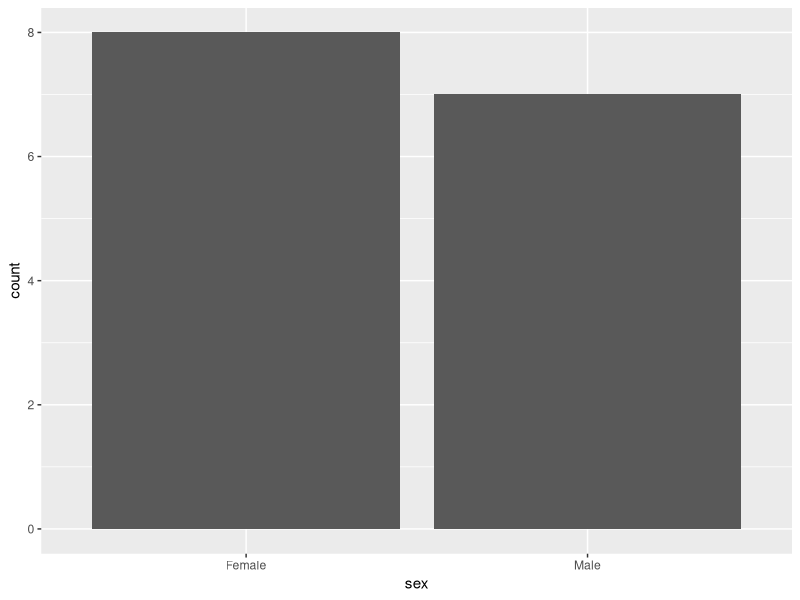
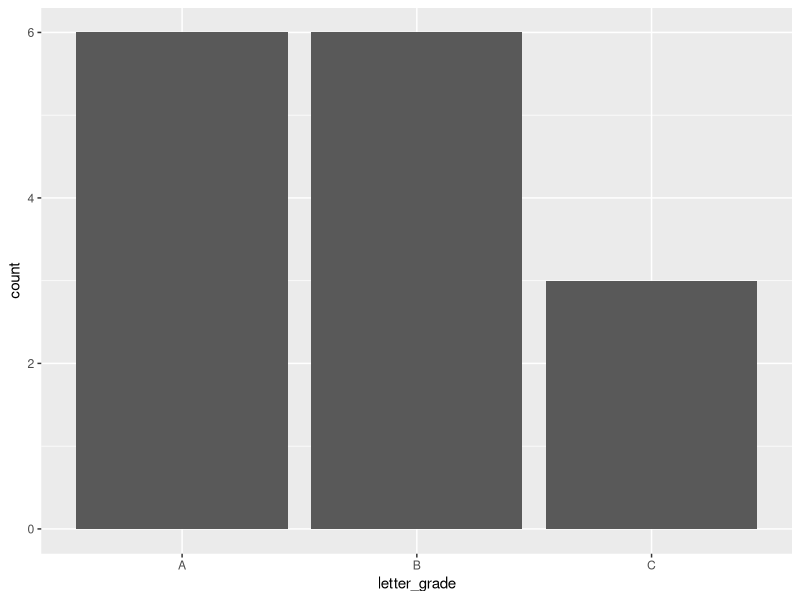
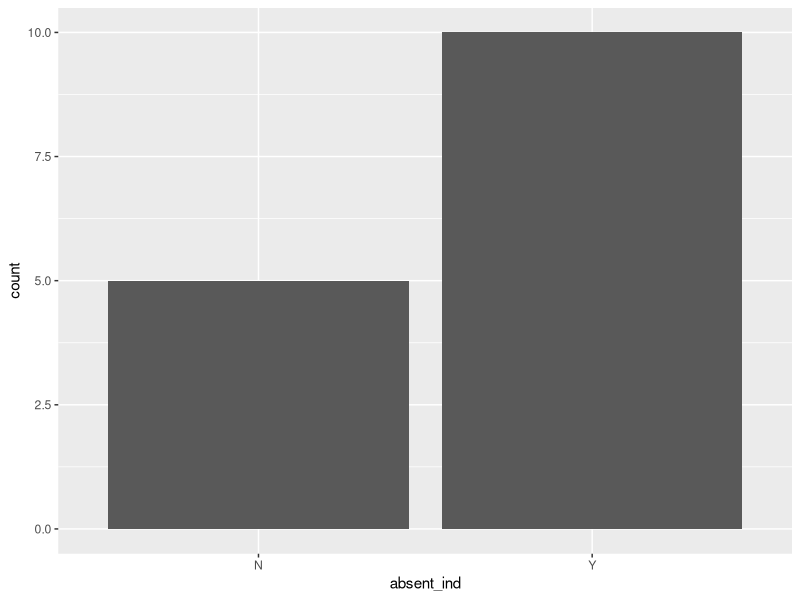
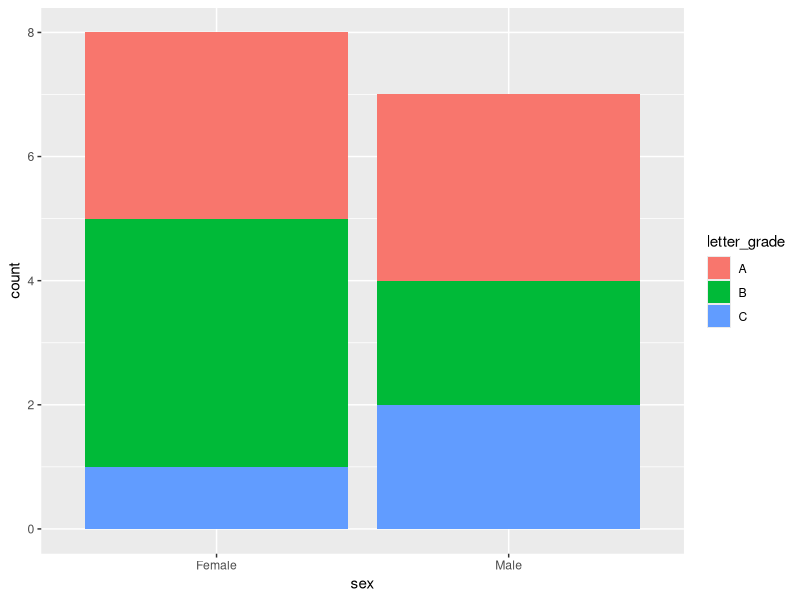
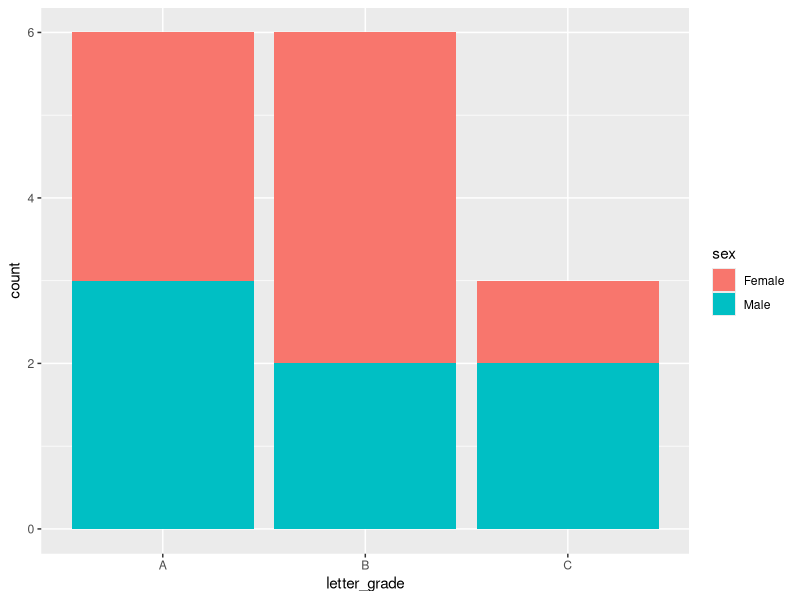
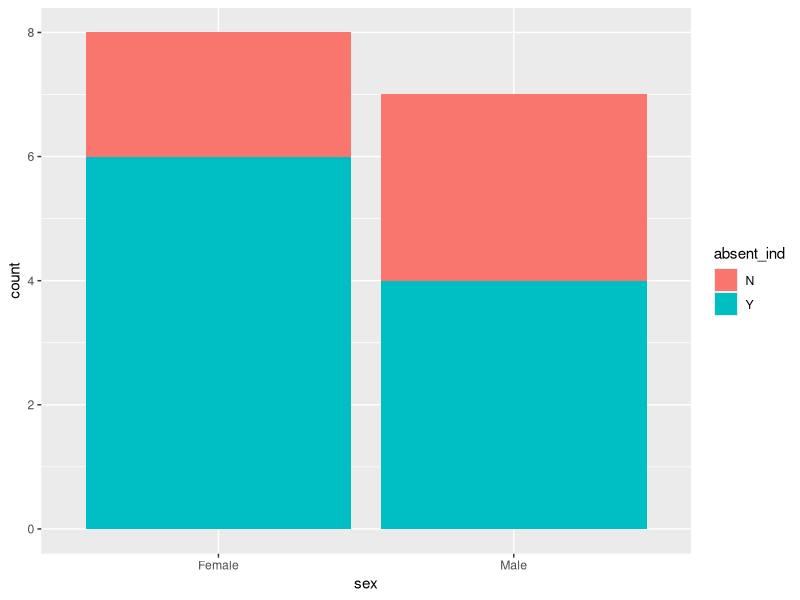
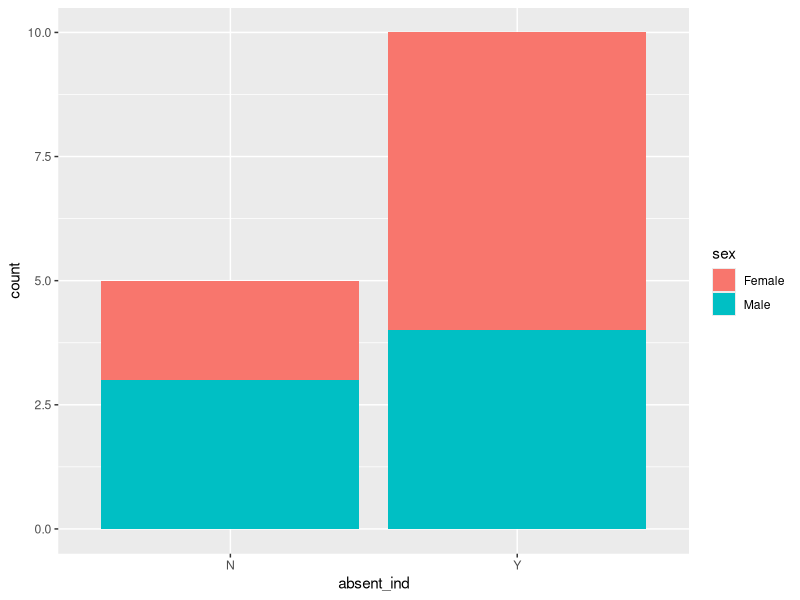
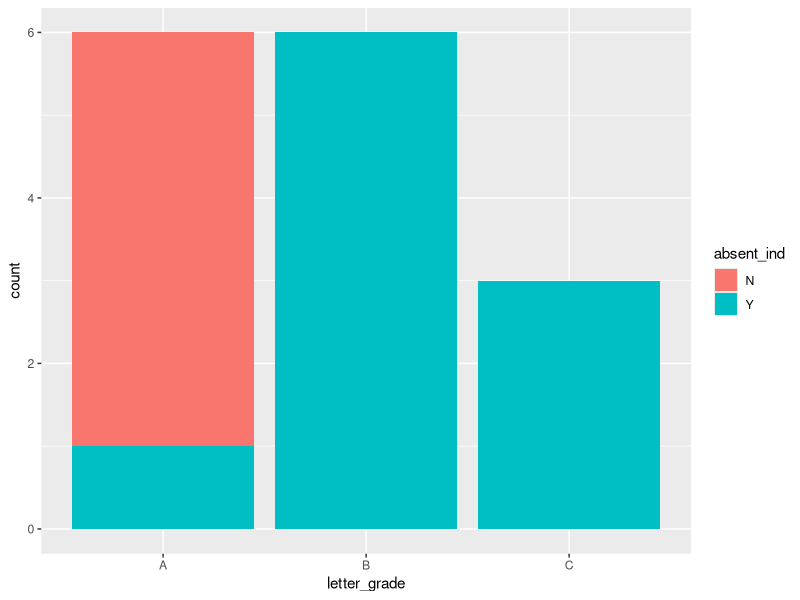

R code for these plots, in order:
## ---- chunk 1
knitr::opts_chunk$set(message = FALSE)
## ---- chunk 2
# Copying over functions from previous assignment so that I can knit this assignment
mean_impute <- function(x)
{
mean_of_x <- mean(x, na.rm = TRUE)
library(tidyr)
x <- replace_na(x, mean_of_x)
return(x)
}
## ---- chunk 3
numeric_df_impute <- function(d){
  for (i in 1:length(d))
  {
      d[[i]] <- mean_impute(d[[i]])
  }
  return(d)
}

# Test Case: Created a numeric data frame with four missing values to be imputed by the function. A working function should impute the four missing values so that the result goes from 1, 1, 2 to 0, 0, 0 when using the colSums function
a = c(1, 2, NA, 3)
b = c(4, NA, 5, 6)
c = c(7, NA, NA, 8)
df1 = data.frame(a,b,c)
colSums(is.na(df1))

df2 <- numeric_df_impute(df1)
colSums(is.na(df2))

## ---- chunk 4
df2
## ---- chunk 5
mode_impute <- function(x)
{
  if(!is.numeric(x))
  {
    # Find the mode of x
    mode_of_x <- names(sort(-table(x)))[1]
    # Replace the missing by the mode
    library(tidyr)
    x <- replace_na(x, mode_of_x) 
  }
return(x)    
}

df_impute <- function(d)
{for (i in 1:length(d))
{if (is.numeric(d[[i]]))
{
  d[[i]] <- mean_impute(d[[i]])
}
 else
 {
   d[[i]] <- mode_impute(d[[i]])
 }
}
 return(d) 
}

# Test Case: Created a data frame with mixed types and five missing values to be imputed by the function. A working function should impute the five missing values so that the result goes from 1, 1, 2, 1 to 0, 0, 0, 0 when using the colSums function
a = c(1, 2, NA, 3)
b = c(4, NA, 5, 6)
c = c(7, NA, NA, 8)
d = c('Red', 'Blue', NA, 'Blue')
df3 = data.frame(a,b,c,d)
colSums(is.na(df3))

df4 <- df_impute(df3)
colSums(is.na(df4))
## ---- chunk 6
df4
## ---- chunk 7
non_num_plots <- function(d)
{library(ggplot2)
  for (i in 1:length(d))
{
  if(!is.numeric(d[[i]]))
  {print(ggplot(data = d, aes(x = d[[i]])) + geom_bar() + labs(x = names(d)[i]))
  }
}
}

# Decided to add more columns and create a new df to make the visuals a bit easier to see and understand when using this function (originally used Titanic df and the visuals were very crowded because of variables such as Name for example)
age = c(9, 13, 16, 19, 22, 26, 28, 29, 32, 35, 43, 56, 67, 78, 83)
sex = c('Male', 'Female', 'Female', 'Male', 'Female', 'Male', 'Male', 'Female', 'Female', 'Female', 'Male', 'Female', 'Male', 'Female', 'Male')
num_grade = c(94, 85, 86, 96, 97, 77, 93, 75, 96, 83, 85, 87, 86, 99, 74)
letter_grade = c('A', 'B', 'B', 'A', 'A', 'C', 'A', 'C', 'A', 'B', 'B', 'B', 'B', 'A', 'C')
absent_ind = c('N', 'Y', 'Y', 'N', 'N', 'Y', 'N', 'Y', 'Y', 'Y', 'Y', 'Y', 'Y', 'N', 'Y')
num_absent = c(0, 1, 2, 0, 0, 4, 0, 5, 1, 2, 1, 1, 3, 0, 6)

df5 = data.frame(age, sex, num_grade, letter_grade, absent_ind, num_absent)

# Test case: A working function should return bar plots of all of the non-numeric variables in the Titanic data set (Name, Sex, Ticket, Cabin, & Embarked)
non_num_plots(df5)
## ---- chunk 8
all_possible_bar_plots <- function(d)
{library(ggplot2)
  for (i in 1:(length(d)-1))
  for (j in (i+1):length(d))
{if ((!is.numeric(d[[i]])) & (!is.numeric(d[[j]])))
{print(ggplot(data = d, aes(x= d[[i]], fill= d[[j]]))+ geom_bar() + 
         labs(x= names(d)[i], fill = names(d)[j]))
 print(ggplot(data = d, aes(x= d[[j]], fill= d[[i]]))+ geom_bar() + 
         labs(x= names(d)[j], fill = names(d)[i]))
}
}
}


# Test case: A working function will produce all of the possible bar plots from the df5 data in which a non-numeric variable can be plotted while having the bars filled with another non-numeric variable (this includes flipped pairs [i.e., a bar plot of sex filled by letter_grade and a bar plot of letter_grade filled by sex])
all_possible_bar_plots(df5)
## ---- chunk 9
quick_plot <- function(d)
{library(ggplot2)
 for (i in 1:(length(d)-1))
  for (j in (i+1):length(d))
{if ((!is.numeric(d[[i]])) & (!is.numeric(d[[j]])))
{print(ggplot(data = d, aes(x= d[[i]], fill= d[[j]]))+ geom_bar() + 
         labs(x= names(d)[i], fill = names(d)[j]))
 print(ggplot(data = d, aes(x= d[[j]], fill= d[[i]]))+ geom_bar() + 
         labs(x= names(d)[j], fill = names(d)[i]))
  
}
  else if ((!is.numeric(d[[i]])) & (is.numeric(d[[j]])))
    {
    print(ggplot(d, aes(x = d[[j]], color = d[[i]]))+ 
              geom_density()+labs(x = names(d)[j], color = names(d)[i]))
    }
  else if ((is.numeric(d[[i]])) & (!is.numeric(d[[j]])))
  {
    print(ggplot(d, aes(x = d[[i]], color = d[[j]]))+ 
              geom_density()+labs(x = names(d)[i], color = names(d)[j]))  
  }
  else if ((is.numeric(d[[i]])) & (is.numeric(d[[j]])))
    {
    print(ggplot(d, aes(x = d[[i]], y = d[[j]]))+ 
              geom_point()+
              labs(x = names(d)[i], y = names(d)[j]))
    print(ggplot(d, aes(x = d[[j]], y = d[[i]]))+ 
              geom_point()+
              labs(x = names(d)[j], y = names(d)[i]))
    }
  }
}

# Test case: A working function will produce all of the possible bar plots in which a non-numeric variable can be filled by another non-numeric variable (expecting 6 of these based on df5 variables), all of the possible density plots in which a numeric variable will be colored by a non-numeric variable (expecting 9 of these based on df5 variables), and all of the possible scatter plots (comprised of 2 numeric variables) (expecting 6 of these based on df5 variables)
quick_plot(df5)
